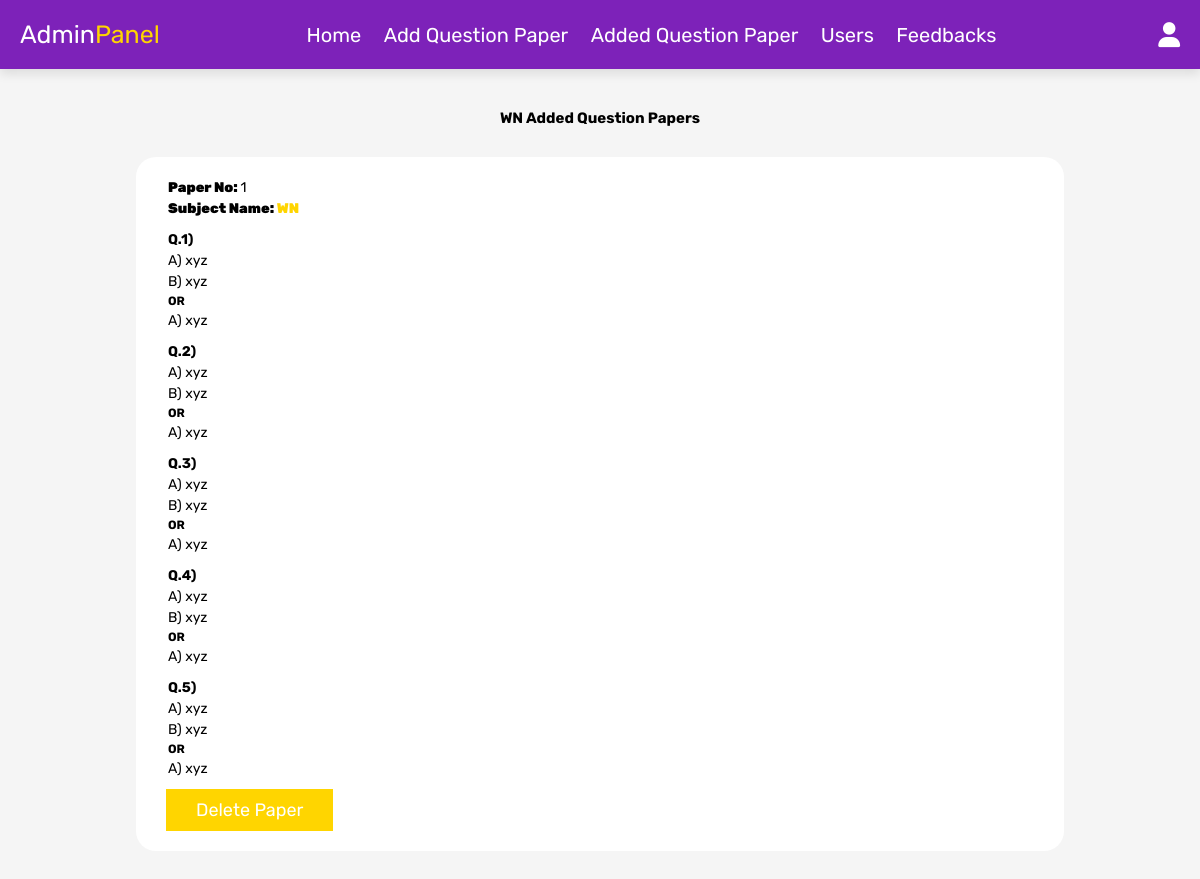
Page /sub2.php (signed in) on the committed database.
### tables this page shows
CREATE TABLE `que_paper` (
  `id` int(11) NOT NULL,
  `sub` varchar(1000) NOT NULL,
  `que_one_a` varchar(1000) NOT NULL,
  `que_one_b` varchar(1000) NOT NULL,
  `que_one_or` varchar(1000) NOT NULL,
  `que_two_a` varchar(1000) NOT NULL,
  `que_two_b` varchar(1000) NOT NULL,
  `que_two_or` varchar(1000) NOT NULL,
  `que_three_a` varchar(1000) NOT NULL,
  `que_three_b` varchar(1000) NOT NULL,
  `que_three_or` varchar(1000) NOT NULL,
  `que_four_a` varchar(1000) NOT NULL,
  `que_four_b` varchar(1000) NOT NULL,
  `que_four_or` varchar(1000) NOT NULL,
  `que_five_a` varchar(1000) NOT NULL,
  `que_five_b` varchar(1000) NOT NULL,
  `que_five_or` varchar(1000) NOT NULL
);

### sub2.php (the view, shortened to what this page needs)
<?php
include 'config.php';
?>
<!DOCTYPE html>
<html lang="en">
<head>
    <link rel="stylesheet" href="https://cdnjs.cloudflare.com/ajax/libs/font-awesome/6.0.0/css/all.min.css">
    <link rel="stylesheet" href="css/admin_style.css?v=<?php echo time();?>">
</head>
<body>
    <?php include 'admin_header.php'; ?>
    <section class="add-products">
        <h4 style="text-align: center;font-size: 1.5rem;text-transform: capitalize;padding: 1rem;">WN Added Question Papers</h4>
        <?php
        $i = 1;
        $select_products = mysqli_query($conn, "SELECT * FROM `que_paper` WHERE `sub`='2'") or die('query failed');
            if(mysqli_num_rows($select_products) > 0){
            while($fetch_products = mysqli_fetch_assoc($select_products)){
        ?>
        <div class="sec" style="text-align: initial;padding: 2rem 3rem;">
            <div class="host-name"><span>Paper No: </span><?php echo $i++; ?></div>
            <div class="host-name "><span>Subject Name: </span> <span class="sp">WN</span></div>
            <h5>Q.1&#41;</h5>
            <div class="host-name">A&#41; <?php echo $fetch_products['que_one_a']; ?></div>
            <div class="host-name">B&#41; <?php echo $fetch_products['que_one_b']; ?></div>
            <h6>OR</h6>
            <div class="host-name">A&#41; <?php echo $fetch_products['que_one_or']; ?></div>
            <h5>Q.2&#41;</h5>
            <div class="host-name">A&#41; <?php echo $fetch_products['que_two_a']; ?></div>
            <div class="host-name">B&#41; <?php echo $fetch_products['que_two_b']; ?></div>
            <h6>OR</h6>
            <div class="host-name">A&#41; <?php echo $fetch_products['que_two_or']; ?></div>
            <h5>Q.3&#41;</h5>
            <div class="host-name">A&#41; <?php echo $fetch_products['que_three_a']; ?></div>
            <div class="host-name">B&#41; <?php echo $fetch_products['que_three_b']; ?></div>
            <h6>OR</h6>
            <div class="host-name">A&#41; <?php echo $fetch_products['que_three_or']; ?></div>
            <h5>Q.4&#41;</h5>
            <div class="host-name">A&#41; <?php echo $fetch_products['que_four_a']; ?></div>
            <div class="host-name">B&#41; <?php echo $fetch_products['que_four_b']; ?></div>
            <h6>OR</h6>
            <div class="host-name">A&#41; <?php echo $fetch_products['que_four_or']; ?></div>
            <h5>Q.5&#41;</h5>
            <div class="host-name">A&#41; <?php echo $fetch_products['que_five_a']; ?></div>
            <div class="host-name">B&#41; <?php echo $fetch_products['que_five_b']; ?></div>
            <h6>OR</h6>
            <div class="host-name">A&#41; <?php echo $fetch_products['que_five_or']; ?></div>
            <a href="sub2.php?delete=<?php echo $fetch_products['id']; ?>" onclick="return confirm('delete this paper?');" class="delete-btn">Delete Paper</a>
        </div>
        <?php
         }
        }else{
             echo '<p class="empty">no paper added yet!</p>';
        }
        ?>
    </section>
</body>
</html>

### css/admin_style.css (style rules this page uses)
:root { --red: #FFD500; --red: #FFD500; --orange:#f39c12; --black:#333; --white:#fff; --light-color:#666; --light-white:#ccc; --light-bg:#f5f5f5; --border:.1rem solid var(--black); --box-shadow:0 .5rem 1rem rgba(0,0,0,.1); }
* { font-family: 'Rubik', sans-serif; margin:0; padding:0; box-sizing: border-box; outline: none; border:none; text-decoration: none; transition:all .2s linear; }
html { font-size: 62.5%; overflow-x: hidden; }
body { background-color: var(--light-bg); }
section { padding:3rem 2rem; }
.btn, .option-btn, .delete-btn, .white-btn { display: inline-block; margin-top: 1rem; padding:1rem 3rem; cursor: pointer; color:var(--white); font-size: 1.8rem; text-transform: capitalize; }
.delete-btn { background-color: var(--red); }

### sub2.php (style rules this page uses)
.sec { width: 80%; margin: auto; background: white; border-radius: 2rem; padding: 2rem 3rem; margin: 2rem auto; }
.host-name, h5 { font-size: 1.4rem; padding: 2px; }
h5 { margin-top:10px; }
h6 { font-size: 1.2rem; padding: 2px; }
.host-name span { font-weight: 900; }
.sp { color: var(--red); }

### rows in the picture
que_paper: que_one_a "xyz", que_one_b "xyz", que_one_or "xyz", que_two_a "xyz", que_two_b "xyz", que_two_or "xyz", que_three_a "xyz", que_three_b "xyz", que_three_or "xyz", que_four_a "xyz", que_four_b "xyz", que_four_or "xyz", que_five_a "xyz", que_five_b "xyz", que_five_or "xyz"
